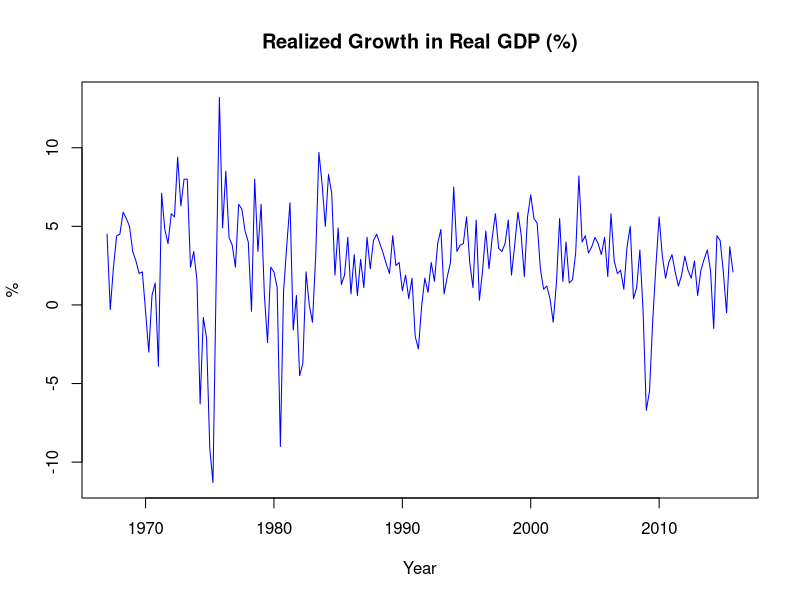
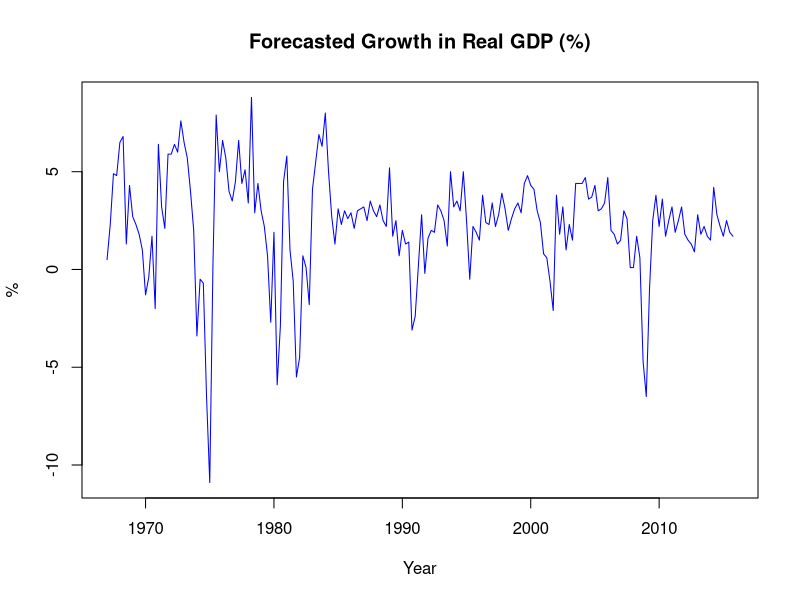
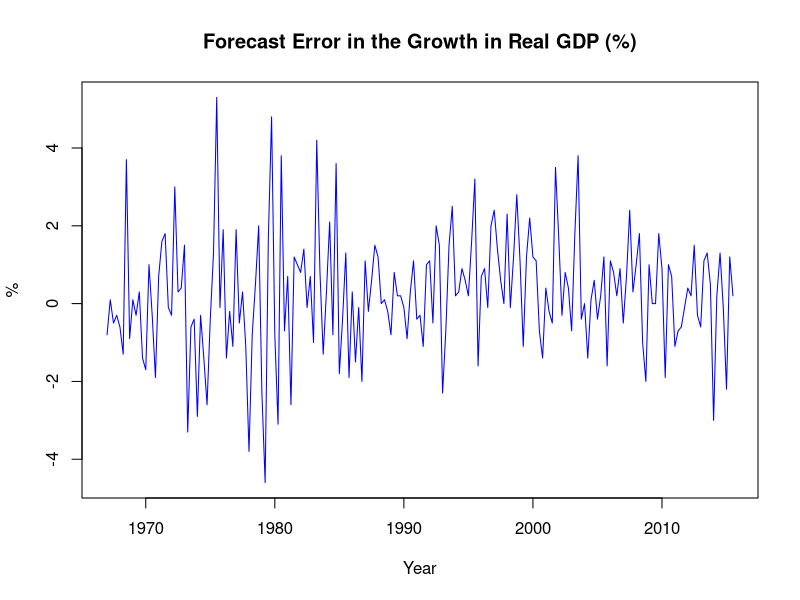
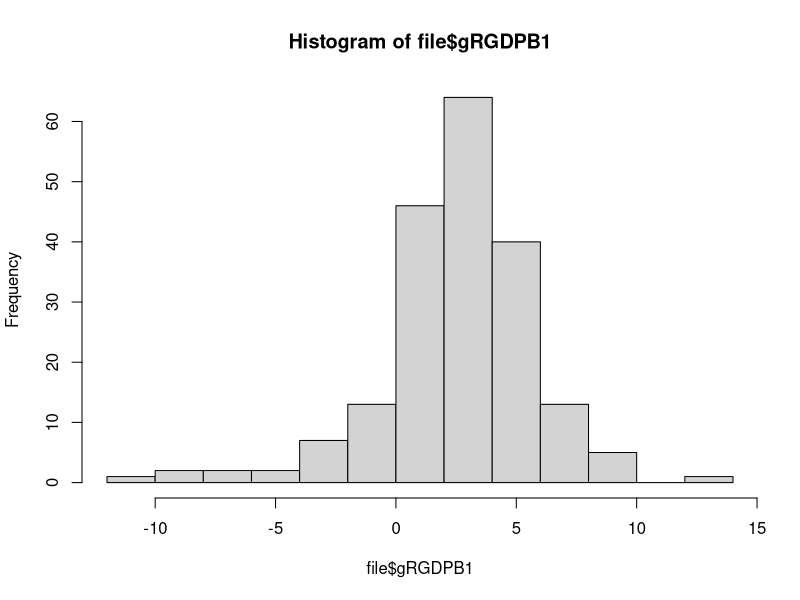
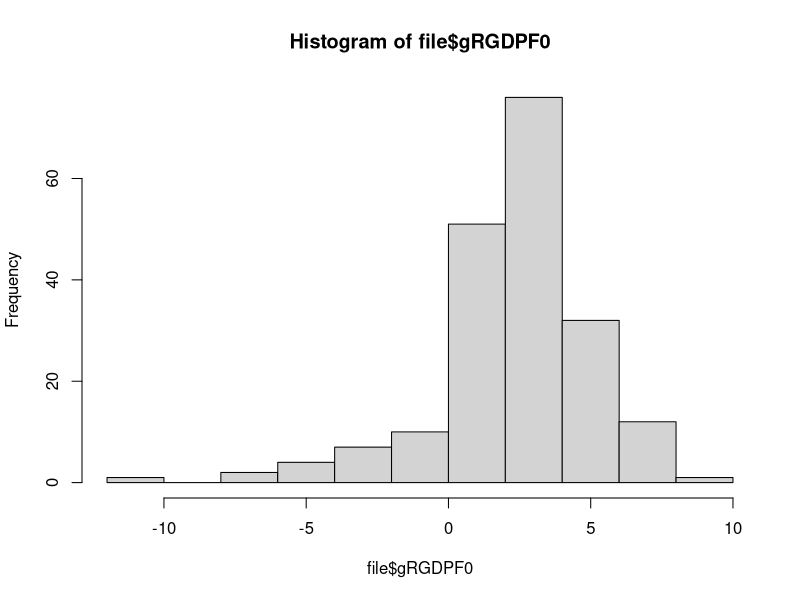
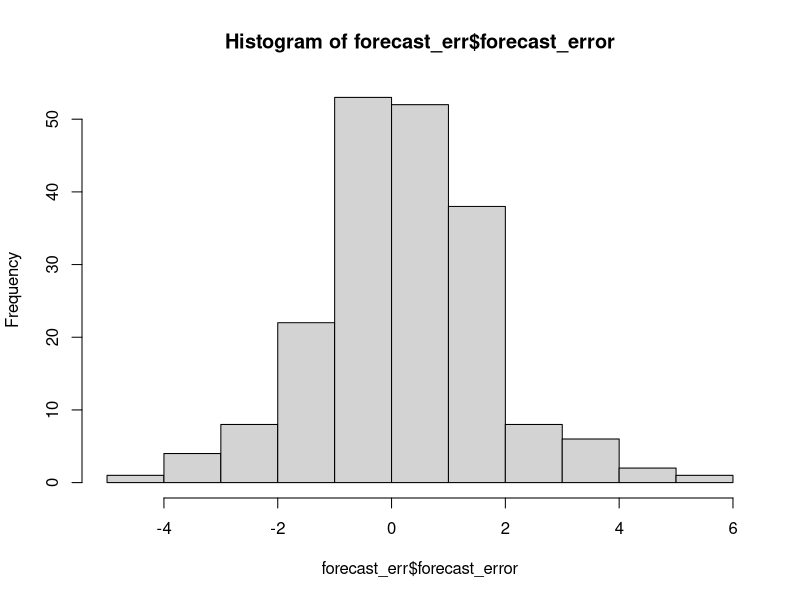
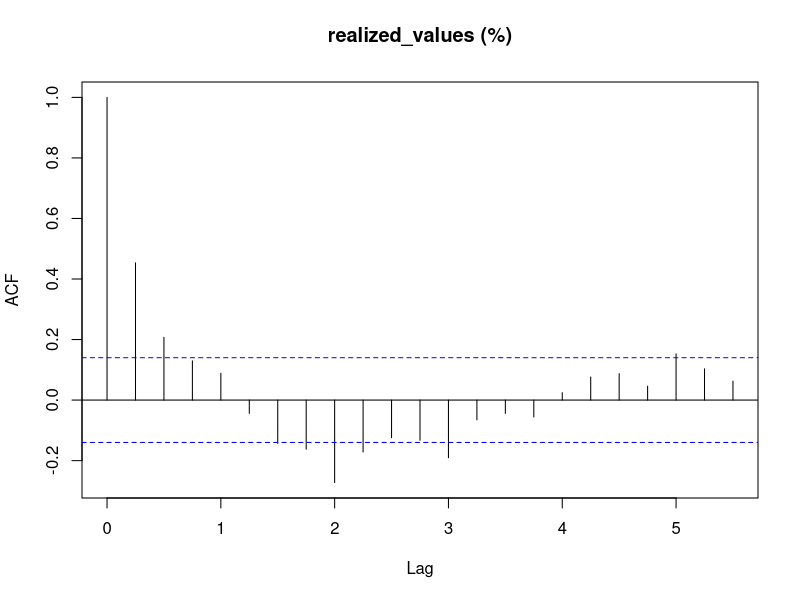
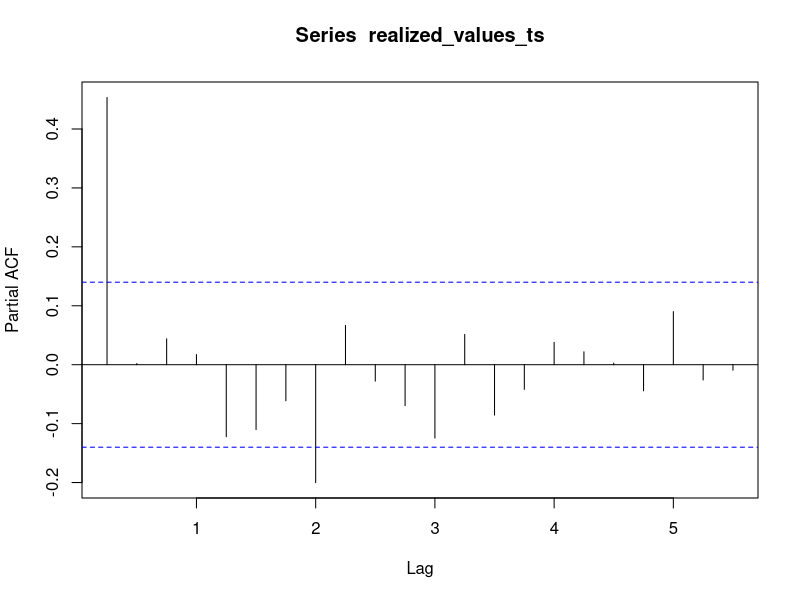

Generate these figures, in order, with R:
setwd("D:/UofT/Y2 Summer/ECO374/HW2")

# Chapter 4

file = read.csv("GBweb_Row_Format.csv")

# Exercise 6

file$dupe = as.integer(duplicated(file$DATE, fromLast = TRUE))
file = file[!file$dupe == 1,]

file$gRGDPB1 = as.numeric(file$gRGDPB1)

# ^^^ to clean the data

# TO DETERMINE THE FORECAST ERROR

realized_y = data.frame(file$gRGDPB1[2:196])
forecast_f = data.frame(file$gRGDPF0[1:195])
forecast_err = realized_y - forecast_f
colnames(forecast_err) = c("forecast_error")

# file$forecast_error = (file$gRGDPB1[2:196] - file$gRGDPF0[1:195])
# file_ts = ts(file[, 5:6], start=1967, frequency = 4)
# file_ts$forecast_error = (file_ts$gRGDPB1[2:196] - file_ts$gRGDPF0[1:195])

# Plotting data

# Realized Values
realized_values = data.frame(file$gRGDPB1)
colnames(realized_values) = c("realized_values (%)")
realized_values_ts = ts(realized_values,start=1967,frequency = 4)
plot.ts(realized_values_ts, 
        plot.type=c("single"), 
        col=c("blue"),
        main="Realized Growth in Real GDP (%)",
        ylab="%",
        xlab="Year")


# Forecasts
forecast_values = data.frame(file$gRGDPF0)
colnames(forecast_values) = c("forecast_values (%)")
forecast_values_ts = ts(forecast_values,start=1967,frequency = 4)
plot.ts(forecast_values_ts, 
        plot.type=c("single"), 
        col=c("blue"),
        main="Forecasted Growth in Real GDP (%)",
        ylab="%",
        xlab="Year")

# Forecast Error
forecast_error = forecast_err
colnames(forecast_error) = c("forecast_error (%)")
forecast_error_ts = ts(forecast_error,start=1967,frequency = 4)
plot.ts(forecast_error_ts, 
        plot.type=c("single"), 
        col=c("blue"),
        main="Forecast Error in the Growth in Real GDP (%)",
        ylab="%",
        xlab="Year")

# Descriptive Statistics
summary(realized_values)
hist(file$gRGDPB1)
sd(file$gRGDPB1)

summary(forecast_values)
hist(file$gRGDPF0)
sd(file$gRGDPF0)

summary(forecast_error)
hist(forecast_err$forecast_error)
t.test(forecast_error)

# ACF
# // Realized
acf(realized_values_ts)
acf(realized_values_ts, plot=FALSE)
pacf(realized_values_ts)
pacf(realized_values_ts, plot=FALSE)

# // Forecast
acf(forecast_values_ts)
acf(forecast_values_ts, plot=FALSE)
pacf(forecast_values_ts)
pacf(forecast_values_ts, plot=FALSE)

# // Forecast Error
acf(forecast_error_ts)
acf(forecast_error_ts, plot=FALSE)
pacf(forecast_error_ts)
pacf(forecast_error_ts, plot=FALSE)

# Question 7

reg1 = lm(realized_values_ts~forecast_values_ts)

# // plot
plot.ts(realized_values_ts, forecast_values_ts, 
        plot.type=c("single"), 
        col=c("blue"),
        main="Realized Values against the Forecasts in Real GDP",
        ylab="Realized Growth in Real GDP (%)",
        xlab="Forecasted Growth in Real GDP (%)")
abline(lm(realized_values_ts~forecast_values_ts))

# // regression
summary(reg1)


# Question 8
library("dynlm")

t.test(forecast_error_ts)

reg2 = dynlm(forecast_error_ts~L(forecast_error_ts, 1)+L(forecast_error_ts, 2)+
               L(forecast_error_ts, 3))
summary(reg2)

# Question 9

reg3 = dynlm(forecast_error_ts~L(forecast_error_ts, 1)+L(forecast_error_ts, 2)+
               L(forecast_values_ts, 0)+L(forecast_values_ts, 1))
summary(reg3)

library("car")
H_0 = c("L(forecast_values_ts, 0) = 0", "L(forecast_values_ts, 1) = 0")
linearHypothesis(reg3, H_0)


# Chapter 6

# Exercise 4(b)
library("car")
set.seed(1005815806) # used my student number
n = 100
eps = rnorm(n)

y = 0.7 + arima.sim(list(ma=c(-2,1.35)), 100, innov = eps)
acf(y,plot=FALSE)
acf(y)
